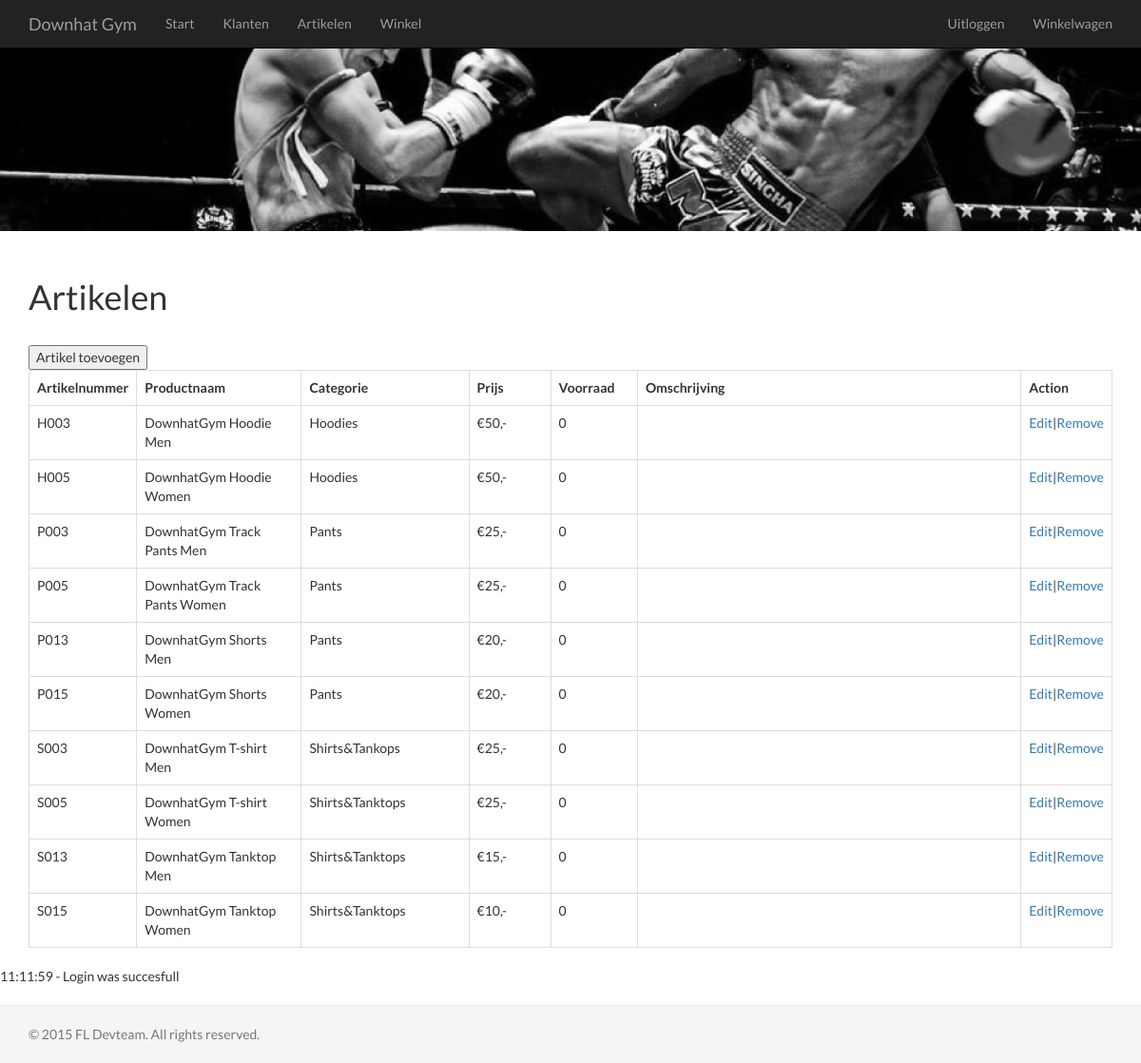
The app's page /index.php?action=showArticles (signed in) with its own data.
### tables this page shows
CREATE TABLE IF NOT EXISTS `artikel` (
  `artikelnummer` varchar(4) NOT NULL,
  `productnaam` varchar(45) NOT NULL,
  `categorie` varchar(80) NOT NULL,
  `prijs` int(11) NOT NULL,
  `voorraad` int(11) NOT NULL,
  `omschrijving` varchar(150) NOT NULL,
  PRIMARY KEY (`artikelnummer`),
  KEY `Voorraad` (`voorraad`),
  KEY `Omschrijving` (`omschrijving`)
);

### index.php (called while the page is built, shortened)
<?php
	renderCurrentAction();
?>

### rendering/articles.rdr.php (the view, shortened to what this page needs)
<?php
	function displayAllArticles() {
		global $db_conn;
		$sql = "SELECT * FROM artikel ORDER BY artikelnummer";
		$result = mysqli_query($db_conn, $sql);
		$row = $result->fetch_assoc();
		if($result == 0){
		    add_to_message_stack("Query could not be Executedparsed. This message is logged", true);
            log_message("Query is empty: ". $sql);
		} else {
?>
			<h1>Artikelen</h1>
			<br/>
			<input type="button" onclick="document.location.href='?action=showAddArticle'" value="Artikel toevoegen" />
			<br/>
			<table class="table table-bordered">
				<tr>
					<th class="col-xs-1">Artikelnummer</th>
					<th class="col-xs-2">Productnaam</th>
					<th class="col-xs-2">Categorie</th>
					<th class="col-xs-1">Prijs</th>
					<th class="col-xs-1">Voorraad</th>
					<th class="col-xs-5">Omschrijving</th>
					<th class="col-xs-2">Action</th>
				</tr>
<?php			do {
?>
				<tr>
					<td class="col-xs-1"><?php echo $row['artikelnummer'];?></td>
					<td class="col-xs-2"><?php echo $row['productnaam'];?></td>
					<td class="col-xs-2"><?php echo $row['categorie'];?></td>
					<td class="col-xs-1">&#8364;<?php echo $row['prijs']; ?>,-</td>
					<td class="col-xs-1"><?php echo $row['voorraad'];?></td>
					<td class="col-xs-5"><?php echo $row['omschrijving'];?></td>
					<td class="col-xs-2"><a href="index.php?action=showEditArticle&amp;artikelnummer=<?php echo $row['artikelnummer'];?>">Edit</a>|<a class="delete" href="javascript:confirmAction('Are you sure?', 'index.php?action=deleteArticle&amp;artikelnummer=<?php echo $row['artikelnummer'];?>');">Remove</a></td>
				</tr>
<?php			} while ($row = $result->fetch_assoc()); ?>
				</table>
				</div>
<?php		}
	}
		?>

### css/subalpine.css (style rules this page uses)
body, .tooltip, .popover { font-family: 'Lato', Arial, sans-serif; }
html { position: relative; min-height: 100%; }
body { margin-bottom: 60px; }

### records on screen
artikel: artikelnummer "H003", productnaam "DownhatGym Hoodie Men", categorie "Hoodies", prijs "50", voorraad "0"
artikel: artikelnummer "H005", productnaam "DownhatGym Hoodie Women", categorie "Hoodies", prijs "50", voorraad "0"
artikel: artikelnummer "P003", productnaam "DownhatGym Track Pants Men", categorie "Pants", prijs "25", voorraad "0"
artikel: artikelnummer "P005", productnaam "DownhatGym Track Pants Women", categorie "Pants", prijs "25", voorraad "0"
artikel: artikelnummer "P013", productnaam "DownhatGym Shorts Men", categorie "Pants", prijs "20", voorraad "0"
artikel: artikelnummer "P015", productnaam "DownhatGym Shorts Women", categorie "Pants", prijs "20", voorraad "0"
artikel: artikelnummer "S003", productnaam "DownhatGym T-shirt Men", categorie "Shirts&Tankops", prijs "25", voorraad "0"
artikel: artikelnummer "S005", productnaam "DownhatGym T-shirt Women", categorie "Shirts&Tanktops", prijs "25", voorraad "0"
artikel: artikelnummer "S013", productnaam "DownhatGym Tanktop Men", categorie "Shirts&Tanktops", prijs "15", voorraad "0"
artikel: artikelnummer "S015", productnaam "DownhatGym Tanktop Women", categorie "Shirts&Tanktops", prijs "10", voorraad "0"
